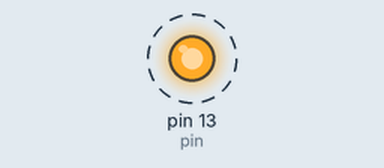
Recording of a sketch running on a simulated Arduino Uno, built with avr-gcc and run on an emulated ATmega328P. Parts: output pins drawn as LEDs (lit = HIGH). Dashed ring = blinking.

Above: at 0.2 s.
Timing chart, 0 to 3.5 s (numbered marks = the images above):
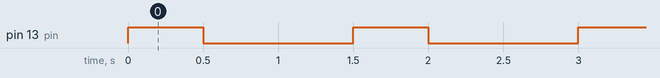

The sketch:

_1_blink_test.ino
```cpp
/*
 * Blink test
 * Denne skitse er for at teste om der er hul
 * igennem til din Arduino. Hvis der er skal
 * kontrollampen på boardet begynde at blinke
 */

int pin = 13;

void setup() {
  // Sæt pin 13 til at sende data
  pinMode(pin, OUTPUT);
}

void loop() {
  digitalWrite(pin, HIGH); // Tænd for pin 13
  delay(500);              // Vent i 0,5 sekunder
  digitalWrite(pin, LOW);  // Sluk for pin 13
  delay(1000);             // Vent i 1 sekund

}
```

Measured:
- by itself, pin 13 (pin): alternates HIGH for 0.50 s and LOW for 1.0 s
